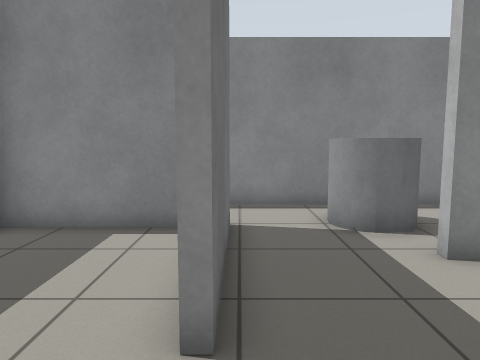
view 1 (above)

24 first-person views from a walk through a Gazebo world. The camera is 0.94 m above the floor, tilts 6° down and sees 70° across. The floor is counted in squares, 0.5 m on a side. Each view is taken from the middle of a square. On the plan, view 1 faces up. The plan holds only what a view shows up to about 17 squares ahead; the rest is blank.

view 2
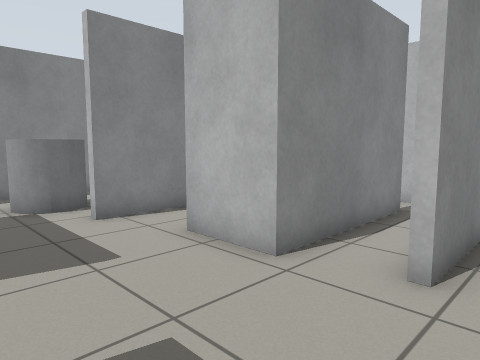

view 3
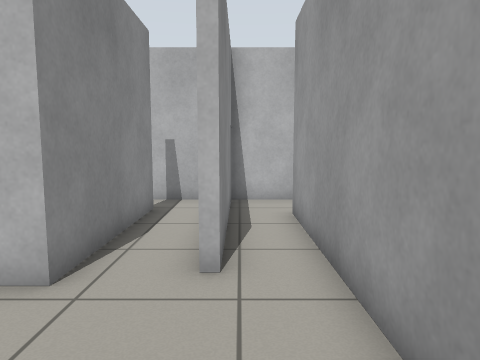

view 4
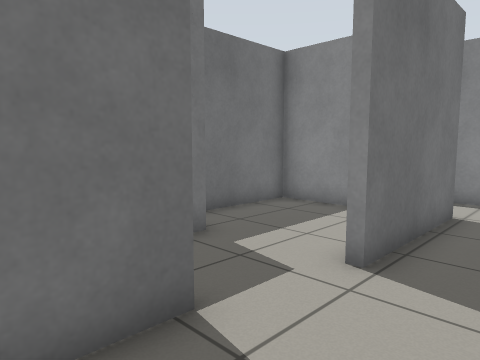

view 5
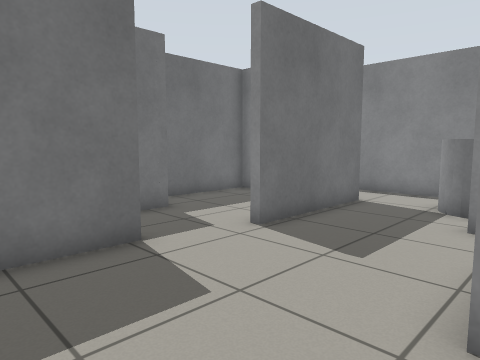

view 6
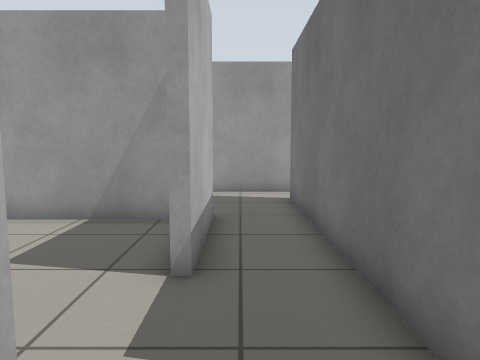

view 7
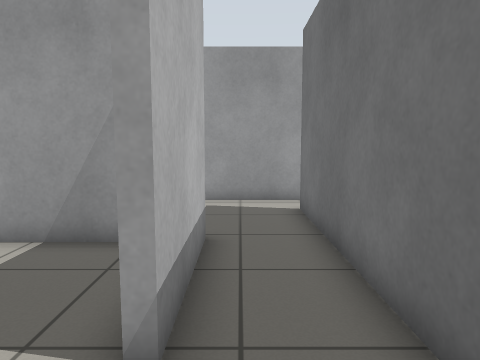

view 8
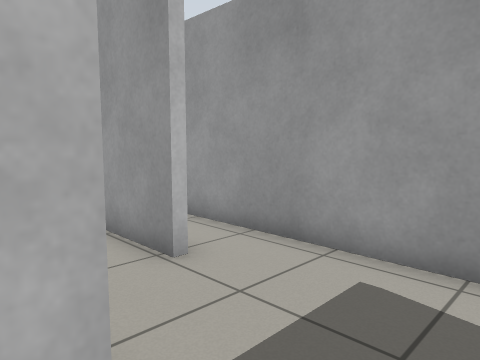

view 9
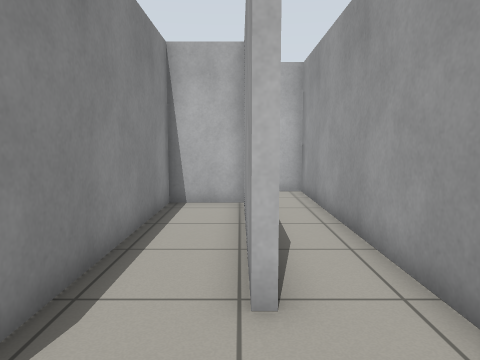

view 10
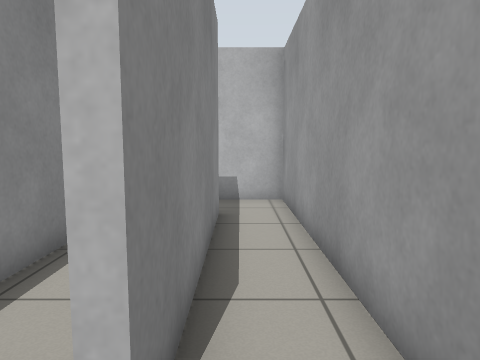

view 11
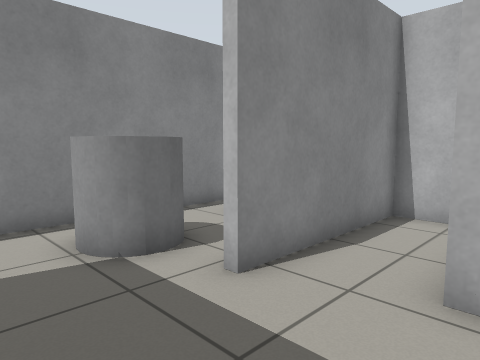

view 12
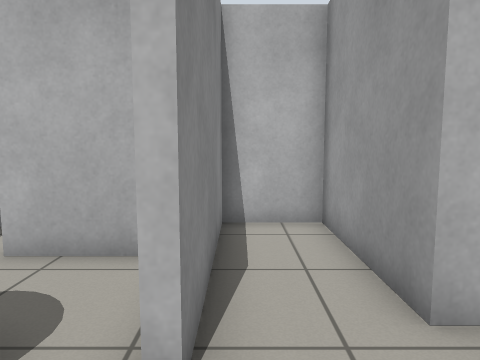

view 13
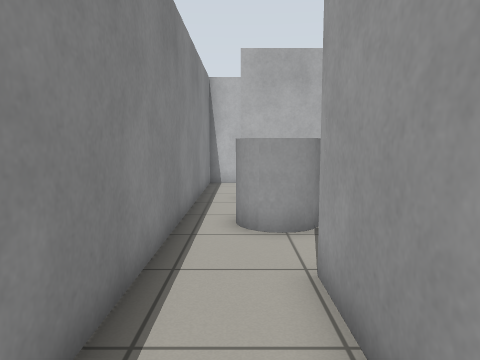

view 14
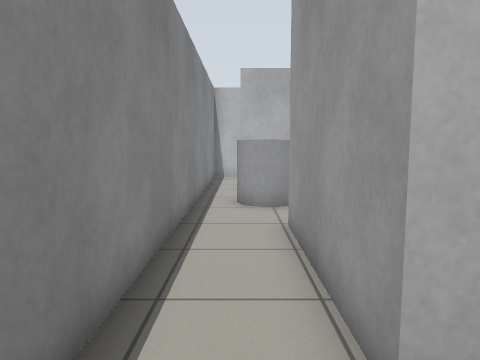

view 15
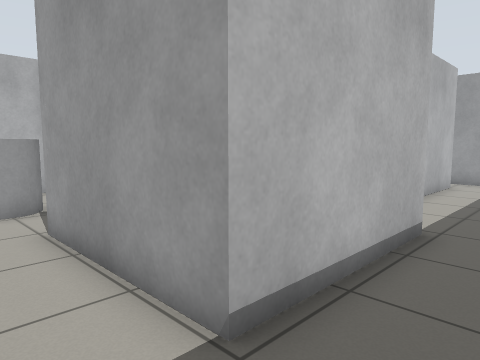

view 16
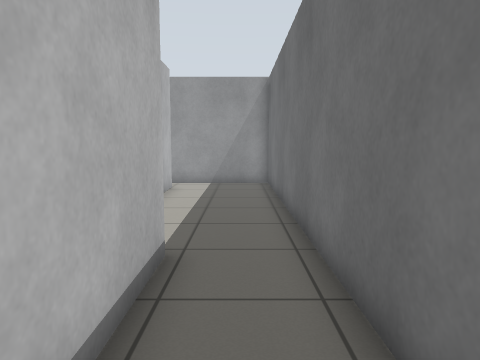

view 17
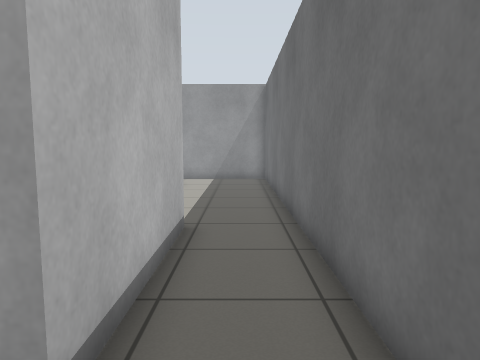

view 18
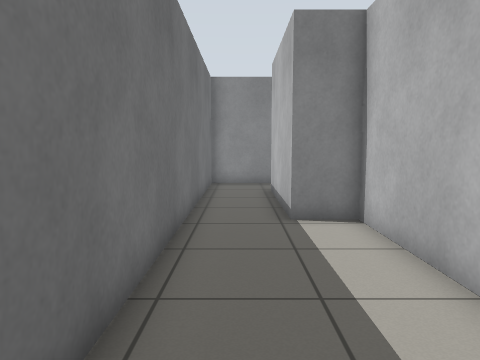

view 19
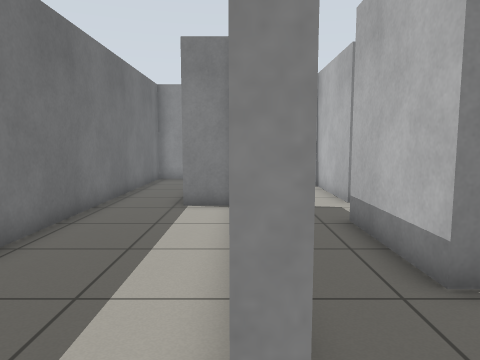

view 20
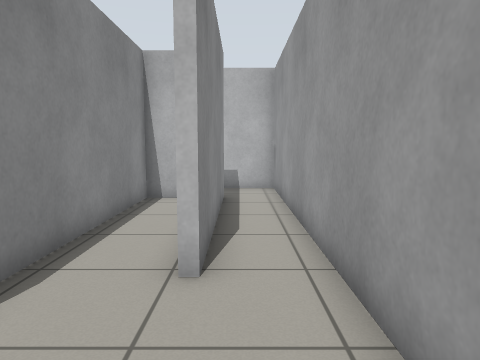

view 21
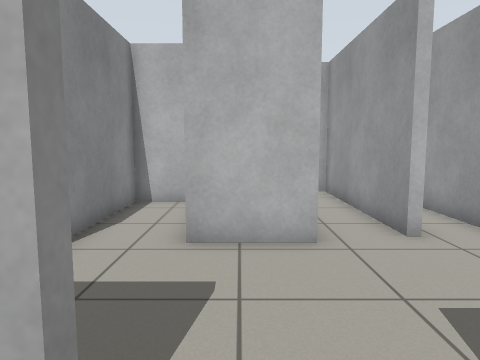

view 22
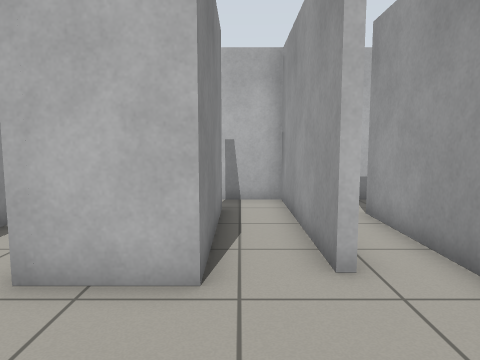

view 23
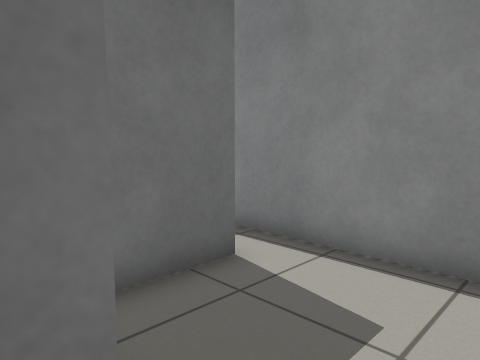

view 24
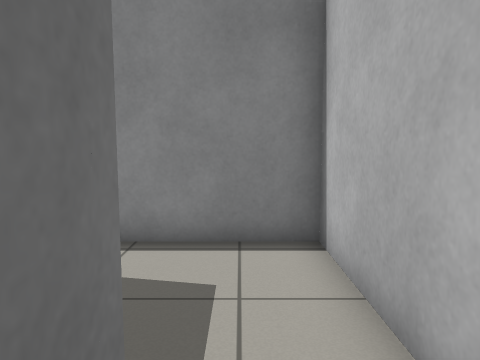

### Floor plan
Key: @ floor where view 1 was taken; # wall or solid block; . floor; C grey cylinder.
Columns run from 9 left of view 1 to 12 right of it. Each row starts with its distance up from view 1.
 11 ######################
 10 #....................#
  9 #...........C........#
  8 #...#####..C C..#....#
  7 #...#...##..C...#....#
  6 #...#....#......#.   #
  5 #...#....#...###### .
  4 #...#....#........#.
  3 #...#....#....#####
  2 #...##........#
  1 #....#........#####..#
  0 #....#..#@...........#
 -1 #....#..#............#
 -2 #....#..#.....########
 -3 #....#..#............#
 -4 #....#..###########..#
 -5 #....#............#  #
 -6 #....#.....########..#
 -7 #....................#
 -8 #....................#
 -9 ######################

Positions as (right, up) in squares from view 1, and headings:
1: (0, 0), facing up
2: (0, -3), facing up-right
3: (0, -2), facing right
4: (2, -2), facing up-left
5: (5, -3), facing up-left
6: (-2, 5), facing down
7: (-2, 3), facing down
8: (-3, -3), facing down-right
9: (-2, -6), facing right
10: (0, -7), facing right
11: (0, 2), facing up-right
12: (1, 5), facing right
13: (-5, 9), facing right
14: (-8, 9), facing right
15: (-8, 10), facing down-right
16: (-7, 8), facing down
17: (-7, 10), facing down
18: (-7, -6), facing up
19: (-4, -8), facing up
20: (-3, -7), facing right
21: (-2, 2), facing right
22: (0, 0), facing right
23: (11, 5), facing up-left
24: (10, 4), facing up
